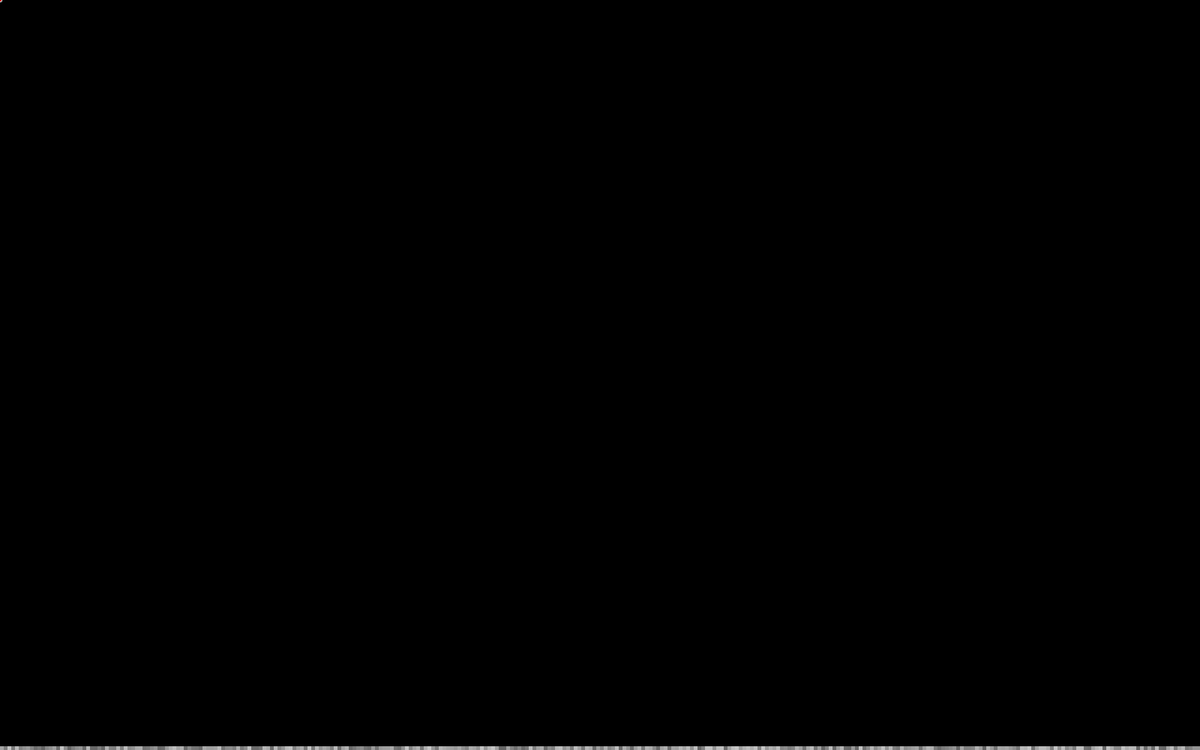
Frame 1 (no input)
Frame 60 (the mouse pressed at the canvas centre just before this capture): identical to frame 1, image omitted
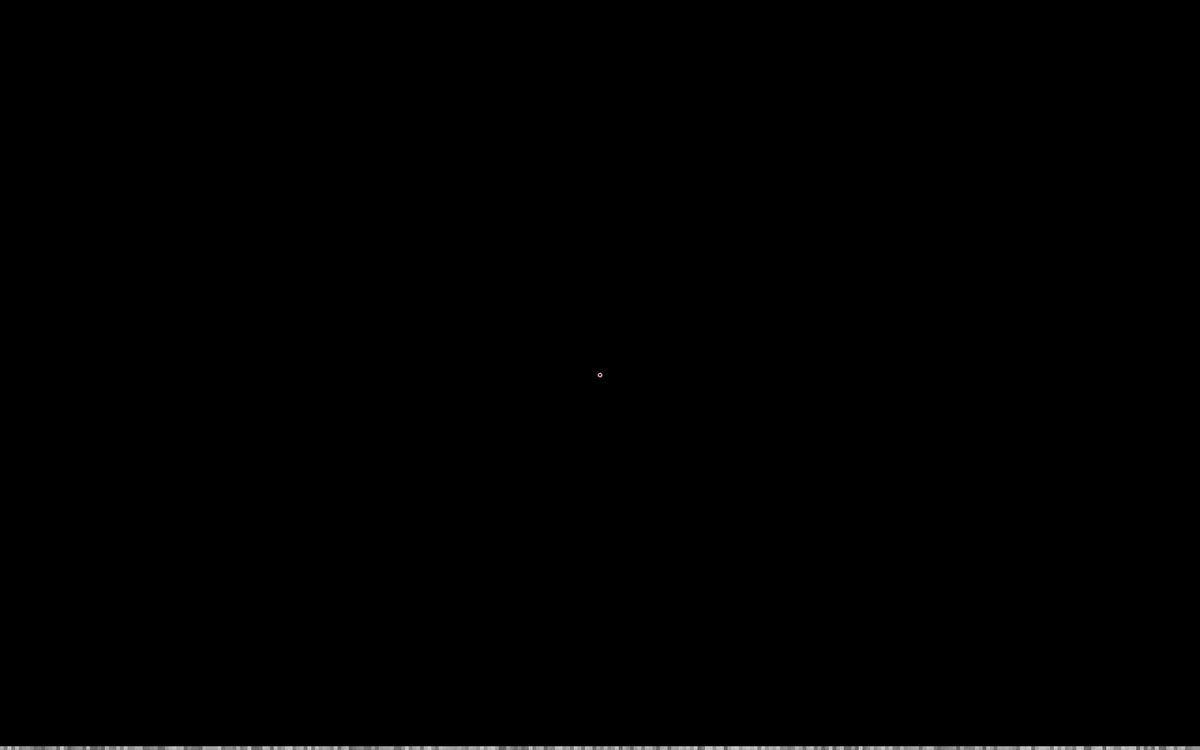
Frame 120 (the mouse held since frame 60 and released just before this capture)

The Processing sketch that drew these frames (run headless with seeded random() and noise(); from frame 60 on, the mouse is pressed at the canvas centre):

// Processing sketch: SandSimulation
// ── SandSimulation.pde
import java.util.Iterator;


final int WINDOW_WIDTH = 1600;
final int WINDOW_HEIGHT = 1000;
final int CELL_WIDTH = 5;
final int CELL_HEIGHT = 5;


public class Cursor{

    private int size;

    public void setSize(int size) { this.size=size; }
    public int getSize(){ return size; }

    public Cursor(){ this.size=0;noCursor(); }

    public void display(){
        int widthCursor=(size*2+1)*CELL_WIDTH,heightCursor=(size*2+1)*CELL_HEIGHT;
        noFill();
        strokeWeight(1);
        stroke(255,0,0);
        line(mouseX-widthCursor/2,mouseY,mouseX+widthCursor/2,mouseY);
        line(mouseX,mouseY-heightCursor/2,mouseX,mouseY+heightCursor/2);
        stroke(255);
        ellipse(mouseX,mouseY,widthCursor,heightCursor);
    }
}

public class World {

    private ArrayList<Entity> entities; 
    private color line;  
    private int tamX, tamY;

    public World(int tamX,int tamY,color line) {
        entities = new ArrayList<Entity>();
        this.line=line;
        this.tamX=tamX;
        this.tamY=tamY;
    }

    public int getTamX() {return tamX;}
    public int getTamY() {return tamY;}

    public void addEntity(Entity entity){
        if(getEntity(entity.getX(),entity.getY())==null)
            entities.add(entity);
    }

    public Entity getEntity(int x,int y){
        for(Entity entity : entities) 
            if(entity.getX()==x&&entity.getY()==y)
                return entity;
        return null;
    }

    private void setFloor(){
        for(int i=0;i<tamX;i++) addEntity(new Rock(i*CELL_WIDTH,(tamY-1)*CELL_HEIGHT));
    }

    private void drawWorld(){
        stroke(line);
        strokeWeight(0.01);
        for(int i=0;i<=tamX;i++) line(CELL_WIDTH*i,0,CELL_WIDTH*i,height);
        for(int j=0;j<=tamY;j++) line(0,CELL_HEIGHT*j,width,CELL_HEIGHT*j);
    }
    private void drawEntities(){
        noStroke();
        for(Entity entity: entities){
            fill(entity.getBackgroundColor());
            rect(entity.getX()*CELL_WIDTH,entity.getY()*CELL_HEIGHT,CELL_WIDTH,CELL_HEIGHT);
        }
    }

    private void updateEntities(){
        Iterator<Entity> it = entities.iterator();
        while(it.hasNext()){
            Entity entity = it.next();
            if(entity.getX()<0||entity.getX()>tamX||entity.getY()>tamY) it.remove();
            else entity.physics(this);
        }
    }

    public void display(){
        drawEntities();
        //drawWorld();
        updateEntities();
    }

    public void drawABox(int x,int y,int size,int mb){
        for(int i=-size;i<=size;i++){
            for(int j=-size;j<=size;j++){
                int nx=x+CELL_WIDTH*i,ny=y+CELL_HEIGHT*j;
                if(mb==LEFT) addEntity(new Water(nx,ny));
                else if(mb==RIGHT) addEntity(new Sand(nx,ny));
                else if(mb==CENTER) addEntity(new Rock(nx,ny));
            }
        }
    }

}

World world;
Cursor cursor;

void settings() {
    size(WINDOW_WIDTH, WINDOW_HEIGHT);
}

void setup() {
    world=new World(width/CELL_WIDTH,height/CELL_HEIGHT,color(255));
    cursor=new Cursor();
    world.setFloor();
    frameRate(60);
}

void draw() {
    background(0);
    world.display();
    cursor.display();
    if(mousePressed) world.drawABox(mouseX,mouseY,cursor.getSize(),mouseButton);
}

void keyPressed(){
    if(keyCode=='1') cursor.setSize(0);
    else if(keyCode=='2') cursor.setSize(1);
    else if(keyCode=='3') cursor.setSize(3);
}

// ── Entities.pde

public abstract class Entity {

    private int x,y;
    protected color backgroundColor = color(255);

    public Entity(int x,int y){
        int rectX = floor(x/CELL_WIDTH);
        int rectY = floor(y/CELL_HEIGHT);
        this.x=rectX;
        this.y=rectY;
    }

    public int getX() { return x; }
    public int getY() { return y; }
    public color getBackgroundColor() { return backgroundColor; }

    protected void fallDown(){ this.y+=1; }
    protected void fallLeft(){ this.x-=1; }
    protected void fallRight(){ this.x+=1; }
    protected void goUp(){ this.y-=1; }

    public abstract void physics(World context);

    @Override
    public boolean equals(Object o){
        return (o instanceof Entity)&&((Entity)o).getX()==this.x&&((Entity)o).getY()==this.y;
    }

}


public class Sand extends Entity {

    public Sand(int x,int y){
        super(x,y);
        this.backgroundColor = color(random(206,252),random(181,218),random(27,38));
    }

    @Override
    public void physics(World context) {
        Entity downEntity=context.getEntity(this.getX(),this.getY()+1);
        if(downEntity==null) this.fallDown();
        else if(downEntity instanceof Water){
            this.fallDown();
            downEntity.goUp();
        }else if(context.getEntity(this.getX()+1,this.getY()+1)==null) this.fallRight();
        else if(context.getEntity(this.getX()-1,this.getY()+1)==null) this.fallLeft();       
    }

}

public class Water extends Entity {

    private static final int dispersionRate = 5;

    public Water(int x,int y){
        super(x,y);
        this.backgroundColor = color(random(45,60),random(50,110),random(182,252));
    }

    @Override
    public void physics(World context) {
        if(context.getEntity(this.getX(),this.getY()+1)==null) this.fallDown();
        else if(random(0,100)>50){
            if(context.getEntity(this.getX()+1,this.getY())==null) this.fallRight();
            else if(context.getEntity(this.getX()-1,this.getY())==null) this.fallLeft();
        }else{
            if(context.getEntity(this.getX()-1,this.getY())==null) this.fallLeft();
            else if(context.getEntity(this.getX()+1,this.getY())==null) this.fallRight();
        }
    }

}

public class Rock extends Entity {

    public Rock(int x,int y){
        super(x,y);
        this.backgroundColor = color(random(100,200));
    }

    @Override
    public void physics(World context) {

    }

}
